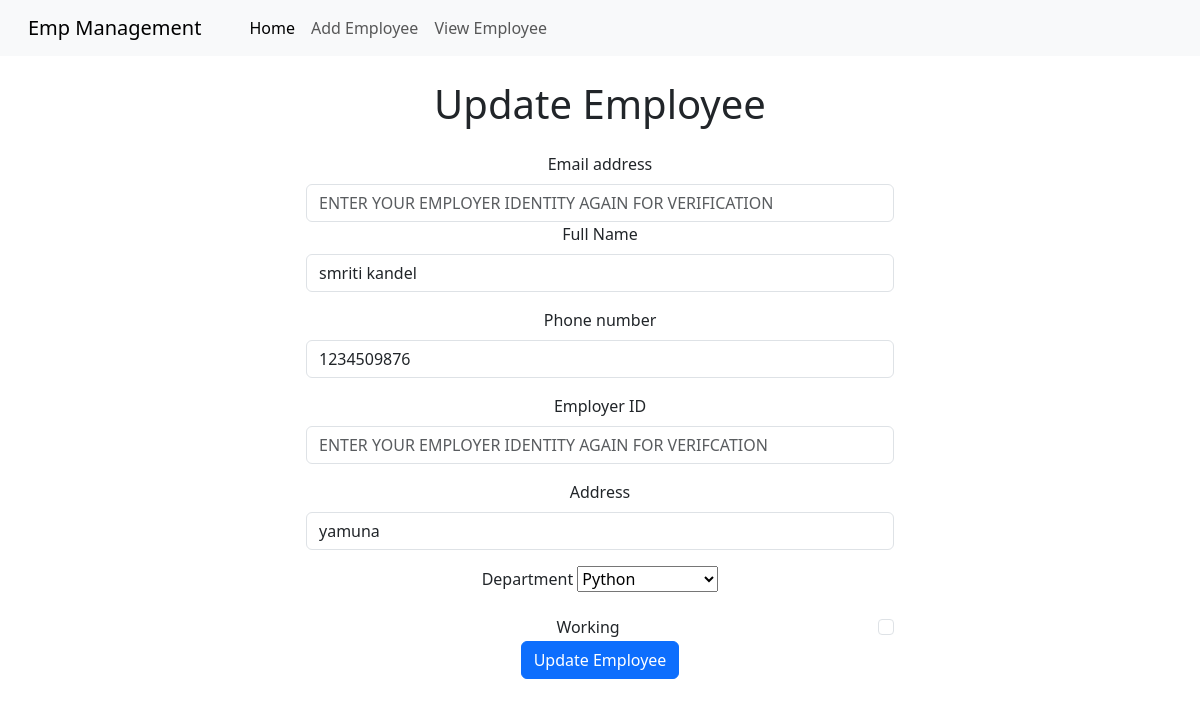
The app's page /update-emp/5743 with its own data.
### home/models.py (models this page shows)
class Emp(models.Model):
    name = models.CharField(max_length = 200)
    emp_id = models.CharField(max_length=50)
    phone = models.CharField(max_length=50)
    address = models.CharField(max_length=150)
    working = models.BooleanField(default = True)
    department = models.CharField(max_length=50)

### home/views.py (the view)
# urls.py: path("update-emp/<int:emp_id>",views.update_emp , name="update_emp"),
def update_emp(request,emp_id):
    emp=Emp.objects.get(pk=emp_id)
    return render(request , 'update_emp.html' , {
        'emp':emp
    })

### templates/update_emp.html (shortened to what this page needs)
<!doctype html>
<html lang="en" dir="ltr">
  <head>
    <link rel="stylesheet" href="https://cdn.jsdelivr.net/npm/bootstrap@5.3.2/dist/css/bootstrap.rtl.min.css">
  </head>
  <body>
    {% include "navbar.html" %}
    <h1 class="text-center my-4">Update Employee</h1>
    <div class="text-center">
        <div class="row">
            <div class="col-md-6 offset-md-3 mx-auto">
        <form method="post" action="{% url 'do_update_emp' emp.id %}">
        <div class="mb-3">
          <label for="email" class="form-label">Email address</label>
          <input type="email" class="form-control" id="email" aria-describedby="emailHelp" name="emp_email" placeholder="ENTER YOUR EMPLOYER IDENTITY AGAIN FOR VERIFICATION">
        <div class="mb-3">
          <label for="name" class="form-label">Full Name</label>
          <input value="{{emp.name}}" type="text" class="form-control" id="name" name="emp_name" placeholder="Enter your name">
        </div>
        <div class="mb-3">
            <label for="phone" class="form-label">Phone number</label>
            <input type="text" value="{{emp.phone}}" class="form-control" id="phone" placeholder="Enter your Phone Number" name="emp_phone">
          </div>
          <div class="mb-3">
            <label for="id" class="form-label">Employer ID</label>
            <input type="text" value="{{emp.emp_id}}" class="form-control" id="id" placeholder="ENTER YOUR EMPLOYER IDENTITY AGAIN FOR VERIFCATION" name="emp_id">
          </div>
          <div class="mb-3">
            <label for="address" class="form-label">Address</label>
            <input type="text" value="{{emp.address}}" class="form-control" id="address" placeholder="Enter your Address" name="emp_address">
          </div>
          <div class="mb-3">
            <label for="department" class="form-label">Department</label>
            <select id="department" value="{{emp.department}}" name="emp_department">
                <option value="Python">Python</option>
              </select>
          </div>
          <div class="form-group form-check text-center">
            <label class="form-check-label" for="working">
              Working
            </label>
            <input {% if emp.working %} checked {% endif %}class="form-check-input" type="checkbox"  id="working" name="emp_working">
          </div>
        <button type="submit" class="btn btn-primary">Update Employee</button>
      </form>
    </div>
    </div>
    </div>
  </body>
</html>

### records on screen
Emp: emp_name "smriti kandel", emp_phone "1234509876", emp_address "yamuna", emp_department "Python"
